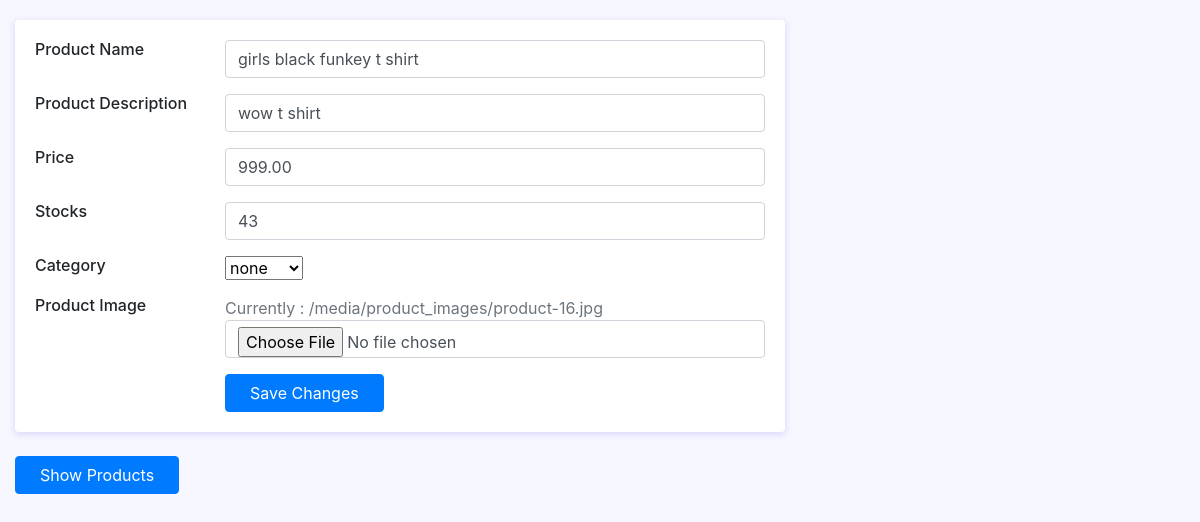
Page /seller/edit_product/35 (signed in) on the committed database.
### seller/models.py (models this page shows, shortened)
class Product(models.Model):
    product_choice = [
        ('men','men'),
        ('women','women'),
        ('shoes','shoes'),
        ('watches','watches'),
        ('bag','bag')
    ]
    product_name = models.CharField(max_length=150)
    price = models.DecimalField(max_digits=8,decimal_places=2,default=10)
    des = models.TextField(max_length=500)
    product_stock = models.IntegerField(default=0)
    product_pic = models.FileField(upload_to='product_images',default='pro.jpg')
    seller = models.ForeignKey(Seller,on_delete=models.CASCADE)
    category = models.CharField(max_length = 10, choices=product_choice,null=True,blank=True)

### seller/views.py (the view)
# urls.py: path('edit_product/<int:pk>',edit_product, name='edit_product'),
def edit_product(request,pk):
    try:
        seller_obj = Seller.objects.get(email = request.session['seller_email'])
        product_obj =  Product.objects.get(id=pk)
        if request.method == 'POST':
            product_obj.product_name = request.POST['product_name']
            product_obj.product_stock = request.POST['product_stock']
            product_obj.price = request.POST['price']
            product_obj.des = request.POST['des']
            product_obj.category = request.POST['field']
            try:
                product_obj.product_pic = request.FILES['product_pic']
                product_obj.save()
                return render(request, 'edit-product.html',{'msg':'Changes Applied Successfully','product_obj':product_obj})
            except:
                product_obj.save()
                return render(request, 'edit-product.html',{'msg':'Changes Applied Successfully','product_obj':product_obj})
        else:
            return render(request, 'edit-product.html', {'seller_obj':seller_obj,'product_obj':product_obj})
    except:
        return render(request, 'seller-login.html',{'msg':'please login first'})

### seller/templates/edit-product.html (shortened to what this page needs)
<!DOCTYPE html>
<html lang="en">
  <head>
    <link
      href="https://cdn.jsdelivr.net/npm/bootstrap@4.5.0/dist/css/bootstrap.min.css"
      rel="stylesheet"
    />
  </head>
  <body>
    <form action="{% url 'edit_product' product_obj.id %}" method="post" enctype="multipart/form-data">
      <div class="col-lg-8">
        <div class="card">
          <div class="card-body">
            <div class="row mb-3">
              <div class="col-sm-3">
                <h6 class="mb-0">Product Name</h6>
              </div>
              <div class="col-sm-9 text-secondary">
                <input type="text" class="form-control" value="{{product_obj.product_name}}" name="product_name" />
              </div>
            </div>
            <div class="row mb-3">
              <div class="col-sm-3">
                <h6 class="mb-0">Product Description</h6>
              </div>
              <div class="col-sm-9 text-secondary">
                <input
                  type="text"
                  class="form-control"
                  value="{{product_obj.des}}"
                  name="des"
                />
              </div>
            </div>
            <div class="row mb-3">
              <div class="col-sm-3">
                <h6 class="mb-0">Price</h6>
              </div>
              <div class="col-sm-9 text-secondary">
                <input
                  type="text"
                  class="form-control"
                  value="{{product_obj.price}}"
                  name="price"
                />
              </div>
            </div>
            <div class="row mb-3">
              <div class="col-sm-3">
                <h6 class="mb-0">Stocks</h6>
              </div>
              <div class="col-sm-9 text-secondary">
                <input
                  type="text"
                  class="form-control"
                  value="{{product_obj.product_stock}}"
                  name="product_stock"
                />
              </div>
            </div>
            <div class="row mb-3">
              <div class="col-sm-3">
                <h6 class="mb-0">Category</h6>
              </div>
              <div class="col-sm-9 text-secondary">
                <select name="field" id="">
                  <option value="none">none</option>
                </select>
              </div>
            </div>
            <div class="row mb-3">
              <div class="col-sm-3">
                <h6 class="mb-0">Product Image</h6>
              </div>
              <div class="col-sm-9 text-secondary">
                Currently : {{product_obj.product_pic.url}}<input
                  type="file"
                  class="form-control"
                  name="product_pic"
                  accept=".jpg,.png,.jpeg,.webp"
                />
              </div>
            </div>
            <div class="row">
              <div class="col-sm-3"></div>
              <div class="col-sm-9 text-secondary">
                <button class="btn btn-primary px-4">Save Changes</button>
              </div>
            </div>
          </div>
        </div>
      </div>
    </form>
    <div class="col-sm-9 text-secondary">
     <a href="{% url 'show_product' %}"> <button class="btn btn-primary px-4">Show Products</button></a>
    </div>
  </body>
</html>

### seller/templates/edit-product.html (style rules this page uses)
body { background: #f7f7ff; margin-top: 20px; }
.card { position: relative; display: flex; flex-direction: column; min-width: 0; word-wrap: break-word; background-color: #fff; background-clip: border-box; border: 0 solid transparent; border-radius: 0.25rem; margin-bottom: 1.5rem; box-shadow: 0 2px 6px 0 rgb(218 218 253 / 65%), 0 2px 6px 0 rgb(206 206 238 / 54%); }

### rows in the picture
Product: product_name "girls black funkey t shirt", des "wow t shirt", price "999.00", product_stock "43", product_pic "/media/product_images/product-16.jpg"
